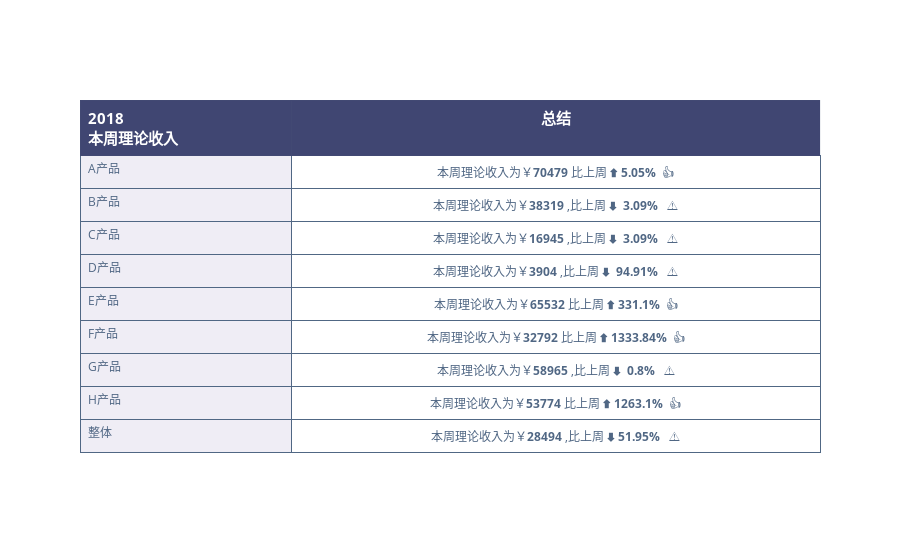

Source (notebook cell):
### Markdown cell above
&nbsp;&nbsp;&nbsp;&nbsp;<b>优点</b>：<br>
      &nbsp;&nbsp;&nbsp;&nbsp;&nbsp;&nbsp;1)该可视化图表可以与一个时间段进行对比<b><I><U>自动化</I></U></b>产出结论，简单明了且高效。<br>
      &nbsp;&nbsp;&nbsp;&nbsp;&nbsp;&nbsp;2)适用在具有<b><U><I>总结性</I></U></b>的可视化报告中。

### Code cell
# 数据
w_income = pd.DataFrame(np.random.rand(21,10),columns= ['备选','A产品',
 'B产品',
 'C产品',
 'D产品',
 'E产品',
 'F产品',
 'G产品',
 'H产品',
 '整体',])
w_income = w_income.applymap(lambda x: int(round(x,5)*100000))

# 数据聚合
o2o_cash = w_income.iloc[:,1].tolist()
o2o_pd = w_income.iloc[:,2].tolist()
o2o_3c = w_income.iloc[:,3].tolist()
prime_cash = w_income.iloc[:,4].tolist()
nano = w_income.iloc[:,5].tolist()
c_shared = w_income.iloc[:,6].tolist()
c_own = w_income.iloc[:,7].tolist()
c_other = w_income.iloc[:,8].tolist()
income_all = w_income.iloc[:,9].tolist()


# 图表
color_t = cl.scales['3']['seq']['Purples']

tt = '⬆️'
dd = '⬇️'
uu = '⚠️'
nn = '👍'
################################以上为公共区
t1 = nano[-1]  #纳米
t2 = nano[-2]
# t1 = format(t1,',')
# t2 = format(t2,',')
if t1 > t2:
    change_rate = (nano[-1]-nano[-2])/nano[-2]
    oo = str(abs(round(change_rate*100, 2))) + '%'
    i = '''本周理论收入为￥<b>%(t1)s </b>比上周 <b>%(tt)s %(oo)s </b> %(nn)s''' %{'tt': tt,'oo': oo,'nn':nn,'t1':t1}
elif t1 < t2:
    change_rate = (nano[-1]-nano[-2])/nano[-2]
    oo = str(abs(round(change_rate*100, 2))) + '%'
    i = '''本周理论收入为￥<b>%(t1)s </b>,比上周 <b>%(dd)s  %(oo)s </b>  %(uu)s''' %{'dd': dd,'oo': oo,'uu':uu,'t1':t1}
else:
    i = '''本周理论收入为￥<b>%(t1)s </b>,与上周持平''' %{'t1':t1}
#######################
oc1 = o2o_cash[-1]  #O2O现金贷
oc2 = o2o_cash[-2]
# oc1 = format(oc1,',')
# oc2 = format(oc2,',')
if oc1 > oc2:
    change_rate = (o2o_cash[-1]-o2o_cash[-2])/o2o_cash[-2]
    oo = str(abs(round(change_rate*100, 2))) + '%'
    o1 = '''本周理论收入为￥<b>%(oc1)s </b>比上周 <b>%(tt)s %(oo)s </b> %(nn)s''' %{'tt': tt,'oo': oo,'nn':nn,'oc1':oc1}
elif oc1 < oc2:
    change_rate = (o2o_cash[-1]-o2o_cash[-2])/o2o_cash[-2]
    oo = str(abs(round(change_rate*100, 2))) + '%'
    o1 = '''本周理论收入为￥<b>%(oc1)s </b>,比上周 <b>%(dd)s  %(oo)s </b>  %(uu)s''' %{'dd': dd,'oo': oo,'uu':uu,'oc1':oc1}
else:
    o1 = '''本周理论收入为￥<b>%(oc1)s </b>,与上周持平''' %{'oc1':oc1}  
#######################
op1 = o2o_pd[-1]  #O2Opd
op2 = o2o_pd[-2]
# op1 = format(op1,',')
# op2 = format(op2,',')
if op1 > op2:
    change_rate = (o2o_pd[-1]-o2o_pd[-2])/o2o_pd[-2]
    oo = str(abs(round(change_rate*100, 2))) + '%'
    o2 = '''本周理论收入为￥<b>%(op1)s </b>比上周 <b>%(tt)s %(oo)s </b> %(nn)s''' %{'tt': tt,'oo': oo,'nn':nn,'op1':op1}
elif op1 < op2:
    change_rate = (o2o_pd[-1]-o2o_pd[-2])/o2o_pd[-2]
    oo = str(abs(round(change_rate*100, 2))) + '%'
    o2 = '''本周理论收入为￥<b>%(op1)s </b>,比上周 <b>%(dd)s  %(oo)s </b>  %(uu)s''' %{'dd': dd,'oo': oo,'uu':uu,'op1':op1}
else:
    o2 = '''本周理论收入为￥<b>%(op1)s </b>,与上周持平''' %{'op1':op1}  
#######################
o3c1 = o2o_3c[-1]  #O2O3c
o3c2 = o2o_3c[-2]
# o3c1 = format(o3c1,',')
# o3c2 = format(o3c2,',')
if o3c1 > o3c2:
    change_rate = (o2o_3c[-1]-o2o_3c[-2])/o2o_3c[-2]
    oo = str(abs(round(change_rate*100, 2))) + '%'
    o3 = '''本周理论收入为￥<b>%(o3c1)s </b>比上周 <b>%(tt)s %(oo)s </b> %(nn)s''' %{'tt': tt,'oo': oo,'nn':nn,'o3c1':o3c1}
elif o3c1 < o3c2:
    change_rate = (o2o_pd[-1]-o2o_pd[-2])/o2o_pd[-2]
    oo = str(abs(round(change_rate*100, 2))) + '%'
    o3 = '''本周理论收入为￥<b>%(o3c1)s </b>,比上周 <b>%(dd)s  %(oo)s </b>  %(uu)s''' %{'dd': dd,'oo': oo,'uu':uu,'o3c1':o3c1}
else:
    o3 = '''本周理论收入为￥<b>%(o3c1)s </b>,与上周持平''' %{'o3c1':o3c1}      
#######################
pc1 = prime_cash[-1]  #大额贷
pc2 = prime_cash[-2]
pc1 = round(pc1)
pc2 = round(pc2)
# pc1 = format(pc1,',')
# pc2 = format(pc2,',')
if pc1 > pc2:
    change_rate = (prime_cash[-1]-prime_cash[-2])/prime_cash[-2]
    oo = str(abs(round(change_rate*100, 2))) + '%'
    ps1 = '''本周理论收入为￥<b>%(pc1)s </b>比上周 <b>%(tt)s %(oo)s </b> %(nn)s''' %{'tt': tt,'oo': oo,'nn':nn,'pc1':pc1}
elif pc1 < pc2:
    change_rate = (prime_cash[-1]-prime_cash[-2])/prime_cash[-2]
    oo = str(abs(round(change_rate*100, 2))) + '%'
    ps1 = '''本周理论收入为￥<b>%(pc1)s </b>,比上周 <b>%(dd)s  %(oo)s </b>  %(uu)s''' %{'dd': dd,'oo': oo,'uu':uu,'pc1':pc1}
else:
    ps1 = '''本周理论收入为￥<b>%(pc1)s </b>,与上周持平''' %{'pc1':pc1}     
#######################
cs1 = c_shared[-1]  #闪贷共担
cs2 = c_shared[-2]
# cs1 = format(cs1,',')
# cs2 = format(cs2,',')
if cs1 > cs2:
    change_rate = (c_shared[-1]-c_shared[-2])/c_shared[-2]
    oo = str(abs(round(change_rate*100, 2))) + '%'
    cshared = '''本周理论收入为￥<b>%(cs1)s </b>比上周 <b>%(tt)s %(oo)s </b> %(nn)s''' %{'tt': tt,'oo': oo,'nn':nn,'cs1':cs1}
elif cs1 < cs2:
    change_rate = (c_shared[-1]-c_shared[-2])/c_shared[-2]
    oo = str(abs(round(change_rate*100, 2))) + '%'
    cshared = '''本周理论收入为￥<b>%(cs1)s </b>,比上周 <b>%(dd)s  %(oo)s </b>  %(uu)s''' %{'dd': dd,'oo': oo,'uu':uu,'cs1':cs1}
else:
    cshared = '''本周理论收入为￥<b>%(cs1)s </b>,与上周持平''' %{'cs1':cs1}     
#######################
co1 = c_own[-1]  #闪贷自营
co2 = c_own[-2]
# co1 = format(co1,',')
# co2 = format(co2,',')
if co1 > co2:
    change_rate = (c_own[-1]-c_own[-2])/c_own[-2]
    oo = str(abs(round(change_rate*100, 2))) + '%'
    cw = '''本周理论收入为￥<b>%(co1)s </b>比上周 <b>%(tt)s %(oo)s </b> %(nn)s''' %{'tt': tt,'oo': oo,'nn':nn,'co1':co1}
elif co1 < co2:
    change_rate = (c_own[-1]-c_own[-2])/c_own[-2]
    oo = str(abs(round(change_rate*100, 2))) + '%'
    cw = '''本周理论收入为￥<b>%(co1)s </b>,比上周 <b>%(dd)s  %(oo)s </b>  %(uu)s''' %{'dd': dd,'oo': oo,'uu':uu,'co1':co1}
else:
    cw = '''本周理论收入为￥<b>%(co1)s </b>,与上周持平''' %{'co1':co1}     
#######################
cr1 = c_other[-1]  #闪贷非自营
cr2 = c_other[-2]
# cr1 = format(cr1,',')
# cr2 = format(cr2,',')
if cr1 > cr2:
    change_rate = (c_other[-1]-c_other[-2])/c_other[-2]
    oo = str(abs(round(change_rate*100, 1))) + '%'
    ce = '''本周理论收入为￥<b>%(cr1)s </b>比上周 <b>%(tt)s %(oo)s </b> %(nn)s''' %{'tt': tt,'oo': oo,'nn':nn,'cr1':cr1}
elif cr1 < cr2:
    change_rate = (c_other[-1]-c_other[-2])/c_other[-2]
    oo = str(abs(round(change_rate*100, 1))) + '%'
    ce = '''本周理论收入为￥<b>%(cr1)s </b>,比上周 <b>%(dd)s  %(oo)s </b>  %(uu)s''' %{'dd': dd,'oo': oo,'uu':uu,'cr1':cr1}
else:
    ce = '''本周理论收入为￥<b>%(cr1)s </b>,与上周持平''' %{'cr1':cr1}     
#######################
ca1 =income_all[-1]  #整体
ca2 =income_all[-2]
ca1 = round(ca1,2)
ca2 = round(ca2,2)
# ca1 = format(ca1,',')
# ca2 = format(ca2,',')
if ca1 > ca2:
    change_rate = (income_all[-1]-income_all[-2])/income_all[-2]
    oo = str(abs(round(change_rate*100, 2))) + '%'
    al = '''本周理论收入为￥<b>%(ca1)s </b>比上周 <b>%(tt)s %(oo)s </b> %(nn)s''' %{'tt': tt,'oo': oo,'nn':nn,'ca1':ca1}
elif ca1 < ca2:
    change_rate = (income_all[-1]-income_all[-2])/income_all[-2]
    oo = str(abs(round(change_rate*100, 2))) + '%'
    al = '''本周理论收入为￥<b>%(ca1)s </b>,比上周 <b>%(dd)s %(oo)s </b>  %(uu)s''' %{'dd': dd,'oo': oo,'uu':uu,'ca1':ca1}
else:
    al = '''本周理论收入为￥<b>%(ca1)s </b>,与上周持平''' %{'ca1':ca1}
    
    
    
    
    
l = [o1,o2,o3,ps1,i,cshared,cw,ce,al]    
values = [['A产品','B产品','C产品','D产品','E产品','F产品','G产品','H产品','整体'],l]

trace0 = go.Table(
  type = 'table',
  columnorder = [1,2],
  columnwidth = [80,200],
  header = dict(
    values = [['<b>2018</b><br><b>本周理论收入</b>']
            ,['<b>总结</b>']],
    line=dict(color='rgba(80,103,132,0.2)', width=0.5),
                fill=dict(color='rgb(64,70,114)'),
    align = ['left','center'],
    font = dict(color = 'white', size = 15),
    height = 40
  ),
  cells = dict(
    values = values,
    line = dict(color = '#506784'),
    fill = dict(color = [color_t[0], 'white']),
    align = ['left', 'center'],
    font = dict(color = '#506784', size = 12),
    height = 30
    )
)


layout = dict(
    title= '本周与上周各项变化率概览',
    height= 500, width= 900,
#     xaxis2 = dict(domain= [0.79, 0.9],
#                  anchor='y2',showticklabels=False,showgrid=True,
#                  tickfont = dict(family = 'Pt Sans Narrow', size= 11),
#                  tickangle= -30),
#     yaxis2 = dict(anchor='x2',domain=[0.3, 0.75],showticklabels=False,showgrid=True,),
#     margin = dict(t= 75, l= 100)
)


data = [trace0]

py.iplot(data, filename = "Row and Column Size")

### Figure 1 — Plotly figure (JSON) as saved in the notebook; plotly's stock layout.template omitted (floating-point values rounded to 4 significant figures)
{"data": [{"cells": {"align": ["left", "center"], "fill": {"color": ["rgb(239,237,245)", "white"]}, "font": {"color": "#506784", "size": 12}, "height": 30, "line": {"color": "#506784"}, "values": [["A产品", "B产品", "C产品", "D产品", "E产品", "F产品", "G产品", "H产品", "整体"], ["本周理论收入为￥<b>70479 </b>比上周 <b>⬆️ 5.05% </b> 👍", "本周理论收入为￥<b>38319 </b>,比上周 <b>⬇️  3.09% </b>  ⚠️", "本周理论收入为￥<b>16945 </b>,比上周 <b>⬇️  3.09% </b>  ⚠️", "本周理论收入为￥<b>3904 </b>,比上周 <b>⬇️  94.91% </b>  ⚠️", "本周理论收入为￥<b>65532 </b>比上周 <b>⬆️ 331.1% </b> 👍", "本周理论收入为￥<b>32792 </b>比上周 <b>⬆️ 1333.84% </b> 👍", "本周理论收入为￥<b>58965 </b>,比上周 <b>⬇️  0.8% </b>  ⚠️", "本周理论收入为￥<b>53774 </b>比上周 <b>⬆️ 1263.1% </b> 👍", "本周理论收入为￥<b>28494 </b>,比上周 <b>⬇️ 51.95% </b>  ⚠️"]]}, "columnorder": [1, 2], "columnwidth": [80, 200], "header": {"align": ["left", "center"], "fill": {"color": "rgb(64,70,114)"}, "font": {"color": "white", "size": 15}, "height": 40, "line": {"color": "rgba(80,103,132,0.2)", "width": 0.5}, "values": [["<b>2018</b><br><b>本周理论收入</b>"], ["<b>总结</b>"]]}, "type": "table"}], "layout": {}}
